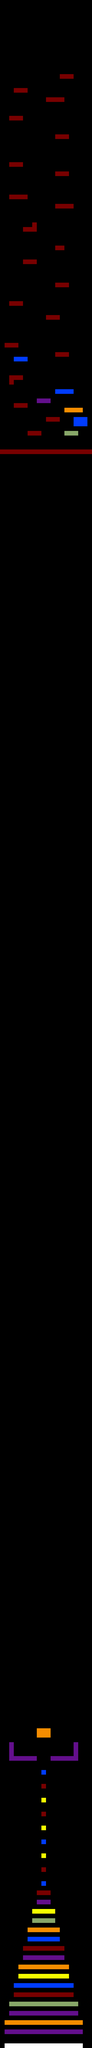

Below is a game level as drawn by its tile map, then a one-line description and the .tmx that defines it (tile-layer data replaced by summaries):
An orthogonal 20x442 tile map with 32x32 px tiles, 2 tile layers (Background, Foreground) and 67 objects (16x red_bonus, 15x blue_bonus, 6x purple, 6x red, 5x blue, ...).

<map version="1.0" orientation="orthogonal" renderorder="right-down" width="20" height="442" tilewidth="32" tileheight="32" backgroundcolor="#000000" nextobjectid="337">
 <tileset firstgid="1" name="Level" tilewidth="32" tileheight="32">
  <image source="../img/map/tiles.png" width="128" height="64" />
 </tileset>
 <layer name="Background" width="20" height="442">
  <data>[8840 cells, 6919 non-empty, 8 distinct tile ids]</data>
 </layer>
 <layer name="Foreground" width="20" height="442">
  <data>[8840 cells, 97 non-empty, 3 distinct tile ids]</data>
 </layer>
 <objectgroup name="Entities">
  <object id="200" name="hero" x="64" y="14080" width="32" height="32" />
  <object id="269" name="end_of_level" x="288" y="11904" width="32" height="32" />
  <object id="301" name="color_change" x="160" y="13920" width="32" height="32" />
  <object id="302" name="jump_color_change" x="416" y="13920" width="32" height="32" />
  <object id="304" name="red_bonus" x="288" y="14080" width="32" height="32" />
  <object id="306" name="red_bonus" x="160" y="12096" width="32" height="32" />
  <object id="308" name="red_bonus" x="192" y="12096" width="32" height="32" />
  <object id="309" name="red_bonus" x="224" y="12096" width="32" height="32" />
  <object id="310" name="red_bonus" x="128" y="12096" width="32" height="32" />
  <object id="311" name="red_bonus" x="96" y="12096" width="32" height="32" />
  <object id="312" name="red_bonus" x="96" y="12064" width="32" height="32" />
  <object id="313" name="red_bonus" x="128" y="12064" width="32" height="32" />
  <object id="314" name="red_bonus" x="160" y="12064" width="32" height="32" />
  <object id="315" name="red_bonus" x="192" y="12064" width="32" height="32" />
  <object id="316" name="red_bonus" x="224" y="12064" width="32" height="32" />
  <object id="317" name="red_bonus" x="224" y="12032" width="32" height="32" />
  <object id="318" name="red_bonus" x="192" y="12032" width="32" height="32" />
  <object id="319" name="red_bonus" x="160" y="12032" width="32" height="32" />
  <object id="320" name="red_bonus" x="128" y="12032" width="32" height="32" />
  <object id="321" name="red_bonus" x="96" y="12032" width="32" height="32" />
  <object id="322" name="blue_bonus" x="352" y="12096" width="32" height="32" />
  <object id="323" name="blue_bonus" x="384" y="12096" width="32" height="32" />
  <object id="324" name="blue_bonus" x="416" y="12096" width="32" height="32" />
  <object id="325" name="blue_bonus" x="448" y="12096" width="32" height="32" />
  <object id="326" name="blue_bonus" x="480" y="12096" width="32" height="32" />
  <object id="327" name="blue_bonus" x="480" y="12064" width="32" height="32" />
  <object id="328" name="blue_bonus" x="480" y="12032" width="32" height="32" />
  <object id="329" name="blue_bonus" x="448" y="12032" width="32" height="32" />
  <object id="330" name="blue_bonus" x="448" y="12064" width="32" height="32" />
  <object id="331" name="blue_bonus" x="416" y="12064" width="32" height="32" />
  <object id="332" name="blue_bonus" x="416" y="12032" width="32" height="32" />
  <object id="333" name="blue_bonus" x="384" y="12032" width="32" height="32" />
  <object id="334" name="blue_bonus" x="352" y="12032" width="32" height="32" />
  <object id="335" name="blue_bonus" x="352" y="12064" width="32" height="32" />
  <object id="336" name="blue_bonus" x="384" y="12064" width="32" height="32" />
 </objectgroup>
 <objectgroup name="Bonus" />
 <objectgroup name="collision layer">
  <object id="264" x="32" y="14112" width="544" height="32" />
  <object id="268" x="64" y="14080" width="32" />
  <object id="272" type="purple" x="32" y="14016" width="544" height="32" />
  <object id="273" type="orange" x="32" y="13952" width="544" height="32" />
  <object id="274" type="purple" x="64" y="13888" width="480" height="32" />
  <object id="275" type="green" x="64" y="13824" width="480" height="32" />
  <object id="276" type="red" x="96" y="13760" width="416" height="32" />
  <object id="277" type="blue" x="96" y="13696" width="416" height="32" />
  <object id="278" type="yellow" x="128" y="13632" width="352" height="32" />
  <object id="279" type="orange" x="128" y="13568" width="352" height="32" />
  <object id="280" type="purple" x="160" y="13504" width="288" height="32" />
  <object id="281" type="red" x="160" y="13440" width="288" height="32" />
  <object id="282" type="blue" x="192" y="13376" width="224" height="32" />
  <object id="283" type="orange" x="192" y="13312" width="224" height="32" />
  <object id="284" type="green" x="224" y="13248" width="160" height="32" />
  <object id="285" type="yellow" x="224" y="13184" width="160" />
  <object id="286" type="purple" x="256" y="13120" width="96" height="32" />
  <object id="287" type="red" x="256" y="13056" width="96" height="32" />
  <object id="288" type="blue" x="288" y="12992" width="32" height="32" />
  <object id="289" type="red" x="288" y="12896" width="32" height="32" />
  <object id="290" type="yellow" x="288" y="12800" width="32" height="32" />
  <object id="291" type="blue" x="288" y="12704" width="32" height="32" />
  <object id="292" type="yellow" x="288" y="12608" width="32" height="32" />
  <object id="293" type="red" x="288" y="12512" width="32" height="32" />
  <object id="294" type="yellow" x="288" y="12416" width="32" height="32" />
  <object id="295" type="red" x="288" y="12320" width="32" height="32" />
  <object id="296" type="blue" x="288" y="12224" width="32" height="32" />
  <object id="297" type="purple" x="352" y="12128" width="160" height="32" />
  <object id="298" type="purple" x="64" y="12128" width="192" height="32" />
  <object id="299" x="64" y="12032" width="32" height="96" />
  <object id="300" x="512" y="12032" width="32" height="96" />
  <object id="305" type="orange" x="256" y="11936" width="96" height="64" />
 </objectgroup>
</map>
